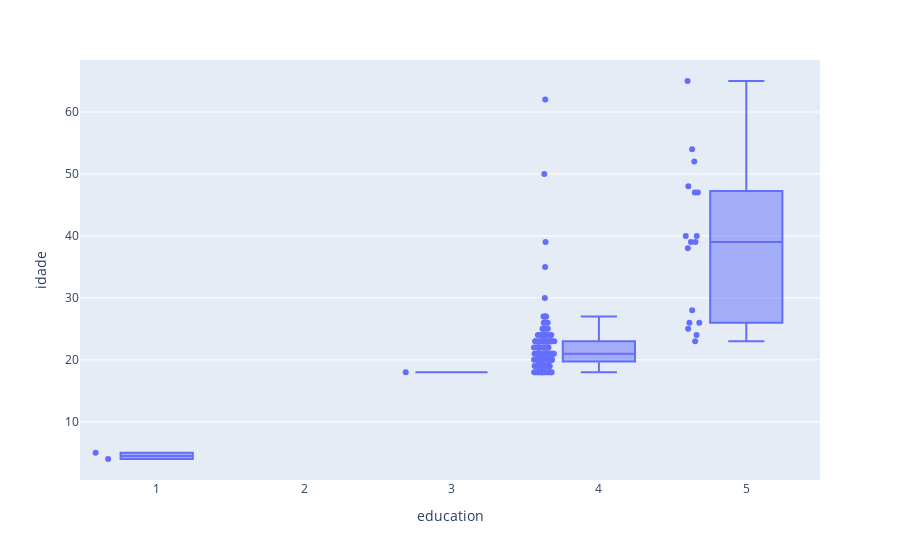

Notebook code for this chart:
### Code cell
px.box(tmp[tmp['school_cluster']=='31_1'], y='idade', x='education', points="all")

### Figure 1 — Plotly figure (JSON) as saved in the notebook; plotly's stock layout.template omitted (floating-point values rounded to 4 significant figures; data arrays with more than 128 entries replaced by an {"elided": "..."} marker saying what was removed)
{"data": [{"alignmentgroup": "True", "boxpoints": "all", "hovertemplate": "education=%{x}<br>idade=%{y}<extra></extra>", "legendgroup": "", "marker": {"color": "#636efa"}, "name": "", "notched": false, "offsetgroup": "", "orientation": "v", "showlegend": false, "type": "box", "x": {"elided": "149 int values"}, "x0": " ", "xaxis": "x", "y": {"elided": "149 int values"}, "y0": " ", "yaxis": "y"}], "layout": {"boxmode": "group", "legend": {"tracegroupgap": 0}, "margin": {"t": 60}, "xaxis": {"anchor": "y", "domain": [0, 1], "title": {"text": "education"}}, "yaxis": {"anchor": "x", "domain": [0, 1], "title": {"text": "idade"}}}}
